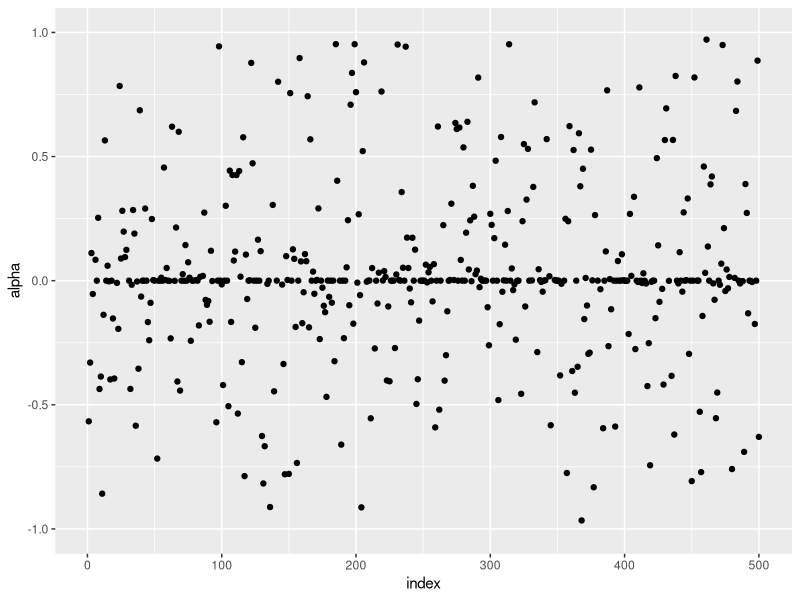
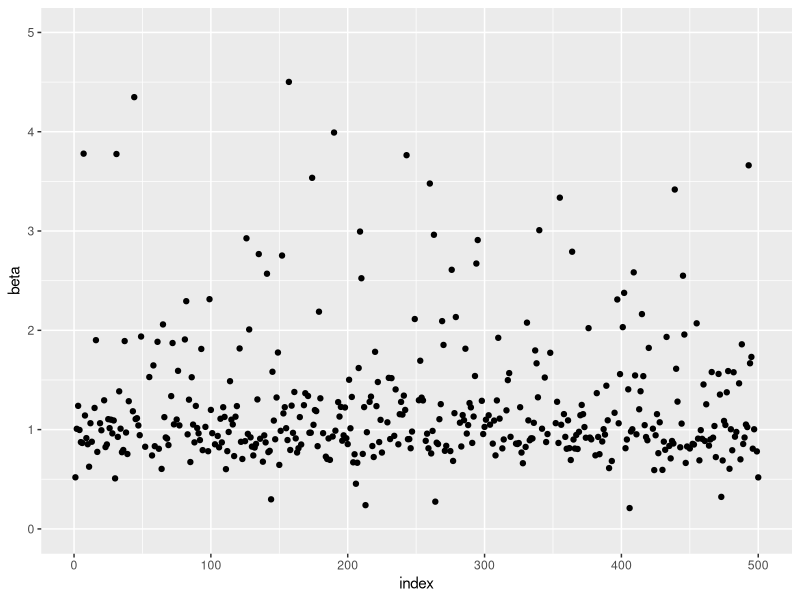
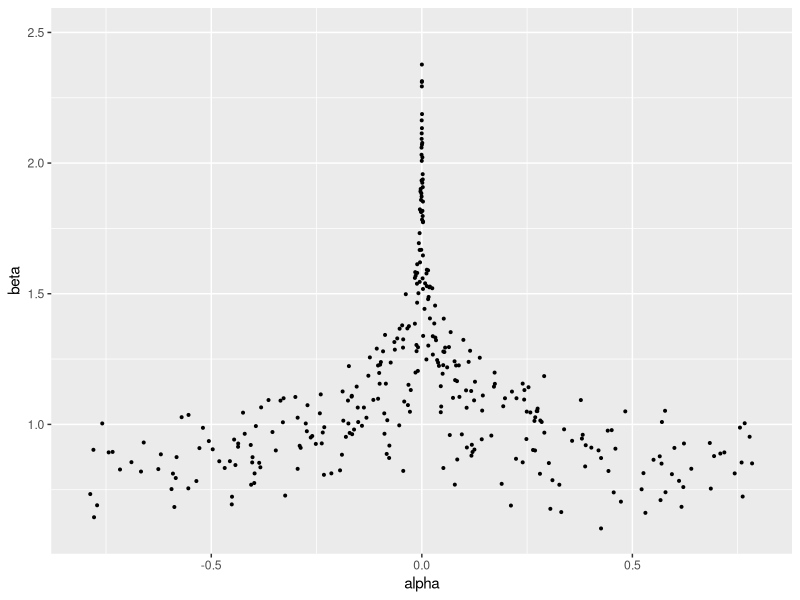

These charts were generated, in order, by the following R code:
## ---- chunk 1
knitr::opts_chunk$set(echo = TRUE)

library(tidyverse)

## ---- chunk 2
n <- 500                
x_icount <- 10        # How many x and y there is 
x_i <- 1:x_icount
# x_icount <- 10 - 3
# x_i <- c(1:3,rep(2,x_icount))
a_nul <- 0
beta_nul <- 1
gamma_nul <- 0
conff1b <- matrix(nrow=n, ncol=2)
conff1a <- matrix(nrow=n, ncol=2)
limits <- rep(0,n)
errors <- rep(0,n)
betahat <- rep(0,n)
ahat <- rep(0,n)
resulthypotese_ab <- rep(0,n)
bstar <- 1.1
crit = pchisq(0.05,df=2,lower.tail = FALSE)
beta <- function(b,c1 = 1,c2 = 0) {
  b ^ (c1 * x_i + c2)
}
for (ii in 1:n) {
  yi <- rnorm(x_icount, mean=0, sd=1)
  likelihood <- function(a,b) {
    1 / sqrt(2*pi)^x_icount * prod(exp (((- (a * b ^x_i + yi))^2)/2))
  }
  
  s <- function(b) {
    a <- sum(yi)/sum(beta(b,1,0))
    - sum( a^2 * beta(b,2,-1) * x_i)  +  sum(a * x_i * beta(b,1,-1) * yi)
  }
  
  i <- function(b) {
    a <- sum(yi)/sum(beta(b,1))
    ma <- sum(a ^ 2 * 2 * (x_i-1) * beta(b,2,-2) * x_i)-sum(a ^ 2 * x_i * (x_i-1) * beta(b,2,-2))
    ma^(-1)
  }
  
  intim <- function(b, funk1, funk2) {
    score <- funk1 
    fish <- funk2 
    bk <- b
    itt <-0
    itt1 <- 0
    itt2 <- 0 
    while(abs(score(bk) * fish(bk))>0.001) {
      itt<- itt + 1
      bk = bk + fish(bk) * score(bk)
      if (!is.finite(score(bk))==TRUE | !is.finite((fish(bk)))==TRUE) {
        cat("ERROR!", "\n")
        itt2 <- 1
        break
      }
      if (itt>5000) {
        cat("break", "\n")
        itt1 <- 1
        break(intim)
      }
    }
    c(bk,itt, itt1, itt2)
  }
  resultatintim <- intim(bstar, s, i)
  betahat[ii] <-  resultatintim[1] 
  ahat[ii] <- sum(yi)/sum(beta(betahat[ii],1,0))
  lmle <- likelihood(ahat[ii],betahat[ii])
  
  lognorm <- function(a,b) {
    -2*log(likelihood(a,b)/lmle)
  }
  
  resulthypotese_ab[ii] <- lognorm(a_nul, beta_nul)<=crit
  j11y <- 1 / (sum(beta(betahat[ii],2,0)))
  j22y <- 1 / (sum(ahat[ii] * (2 * x_i - 1) * beta(betahat[ii],2,-1) * x_i) 
               -sum(ahat[ii] * x_i *(x_i - 1)* beta(betahat[ii], 1, 0 ) * yi))
  conff1b[ii,1] <- betahat[ii] - 1.96 * sqrt(abs(j22y))
  conff1b[ii,2] <- betahat[ii] + 1.96 * sqrt(abs(j22y))
  conff1a[ii,1] <- ahat[ii] - 1.96 * sqrt(abs(j11y))
  conff1a[ii,2] <- ahat[ii] + 1.96 * sqrt(abs(j11y))
  limits[ii] <- resultatintim[3]
  errors[ii] <- resultatintim[4]
  cat("Iteration=", ii, "Limits=", sum(limits),  "Errors=",sum(errors) , "\n") 
}
cat("How many times did alpha0 end inside the confidence interval", "\n")
confresula <- which(conff1a[,1] < a_nul & conff1a[,2] > a_nul)
length(confresula)
cat("How many times did beta0 end inside the confidence interval", "\n")
confresulb <- which(conff1b[,1] < beta_nul & conff1b[,2] > beta_nul)
length(confresulb)
cat("How many was m2lognorm less or equal to the critical values", "\n")
sum(resulthypotese_ab)
## ---- chunk 3
ahat_plot <- data.frame(x=1:n, y= ahat)
betahat_plot <- data.frame(x=1:n, y= betahat)
ahat_betahat <- data.frame(x= ahat, y=betahat)
ggplot(ahat_plot, aes(x,y)) +
  geom_point() + 
  scale_y_continuous(limits=c(-1,1)) + 
  labs(x = "index", y= "alpha")
ggplot(betahat_plot, aes(x,y)) +
  geom_point() +
  scale_y_continuous(limits=c(0,5)) +
  labs(x = "index", y= "beta")
ggplot(ahat_betahat, aes(x,y)) +
  geom_point(size = 0.7) + 
  scale_y_continuous(limits=c(0.6,2.5)) +
  scale_x_continuous(limits=c(-0.8,0.8)) + 
  labs(x = "alpha", y= "beta")
## ---- chunk 4
x_icount <- 20
n <- 1
x_i <- 1:x_icount
beta_nul <- 1
gamma_nul <-0
p_waldtest_g <- rep(0,n)
conff1g <- matrix(nrow=1, ncol=2)
betahat <- rep(0,n)
ahat <- rep(0,n)
gammahat <- rep(0,n)
resulthypotese <- rep(0,n)
bstar <- 1.1
crit = pchisq(0.05,df=3,lower.tail = FALSE)
beta <- function(b,c1 = 1,c2 = 0) {
  b ^ (c1 * x_i + c2)
}

yi <- c(-0.8, 1.15, 1.82, 2.89, 1.43, 0.59, 1.09, 3.00, 2.81, 3.02, 2.39, 3.50, 3.06, 2.41, 2.81, 3.95, 4.19, 5.94, 7.06, 4.55)
likelihood <- function(a,b,g) {
  1 / sqrt(2*pi)^x_icount * prod(exp((( - (a * b ^x_i -yi + g))^2)/2))
  }
  
  s <- function(b) {
    a_s <- sum(beta(b))
    b_s <- (sum(beta(b))) / n * sum(beta(b)) 
    c_s <- (sum(beta(b))) / n * sum(yi)
    d_s <- sum(yi*beta(b))
    sahat <- (c_s-d_s)/(b_s-a_s)
    gamma <- 1 / n * sum(sahat*beta(b)-yi) 
    - sum((sahat * beta(b) + gamma - yi ) * beta(b,1,-1) * x_i* sahat)
  }
  
  i <- function(b) {
    a_s <- sum(beta(b))
    b_s <- (sum(beta(b))) / n * sum(beta(b)) 
    c_s <- (sum(beta(b))) / n * sum(yi)
    d_s <- sum(yi*beta(b))
    sahat <- (c_s-d_s)/(b_s-a_s)
    gamma <- 1 / n * sum(sahat*beta(b))- sum(yi) 
    imi <- sum(x_i * sahat * beta(b,1,-2) * ((2*x_i-1) * sahat *beta(b) + 
              gamma * (x_i-1) - ((sahat * beta(b) + gamma)) *(x_i -1)  ))
    imi^-1
  }
  
  intim <- function(b, funk1, funk2) {
    score <- funk1 
    fish <- funk2 
    bk <- b
    itt <-0
    itt1 <- 0
    itt2 <- 0 
    while(abs(score(bk) * fish(bk))>0.001) {
      itt<- itt + 1
      bk = bk + fish(bk) * score(bk)
      if (!is.finite(score(bk))==TRUE | !is.finite((fish(bk)))==TRUE) {
        cat("ERROR!", "\n")
        itt2 <- 1
        break
      }
      if (itt>5000) {
        cat("break", "\n")
        itt1 <- 1
        break(intim)
      }
    }
    c(bk,itt, itt1, itt2)
  }
  resultatintim <- intim(bstar, s, i)
  betahat <-  resultatintim[1] 
  ahat_s <- sum(beta(betahat))
  bhat_s <- (sum(beta(betahat))) / n * sum(beta(betahat)) 
  chat_s <- (sum(beta(betahat))) / n * sum(yi)
  dhat_s <- sum(yi*beta(betahat))
  ahat <- (chat_s-dhat_s)/(bhat_s-ahat_s)
  gammahat <- 1 / n * sum(ahat*beta(betahat))- sum(yi)
  lmle <- likelihood(ahat,betahat, gammahat)
  lognorm <- function(a,b,g) {
    -2*log(likelihood(a,b,g)/lmle)
  }
  
  resulthypotese <- lognorm(ahat, betahat, gamma_nul)<=crit 
  j33y <- 1 / x_icount
  waldtestg <- (gammahat-gamma_nul)^2/ j33y
  p_waldtest_g <- 2*pnorm(abs(waldtestg), lower.tail = FALSE)
  
  conff1g[,1] <- gammahat - 1.96 * sqrt(abs(j33y))
  conff1g[,2] <- gammahat + 1.96 * sqrt(abs(j33y))
cat("Was gamma0 inside the confidence interval", "\n")
confresulg <- which(conff1g[,1] < gamma_nul & conff1g[,2] > gamma_nul) 
length(confresulg)
cat("Did gamma0 pass the waldtest?", "\n")
p_waldtest_g>=0.05
cat("Was n2lognorm less than the critical value?", "\n")
sum(resulthypotese)
Param_NR <- c(ahat*betahat^x_i+gammahat)


## ---- chunk 5

likelihood_v <- function(abg) {
      1 / sqrt(2*pi)^x_icount * prod(exp((((- (abg[1] * abg[2]^x_i +abg[3] ) -yi))^2)/2))
  }
param_optim <- optim(c(0,1,0), likelihood_v)$par
lmle_optim <- likelihood(param_optim[1],param_optim[2], param_optim[3])

lognorm_optim <- function(a,b,g) {
  -2*log(likelihood(a,b,g)/lmle_optim)
  }

resulthypotese_optim <- lognorm_optim(param_optim[1], param_optim[2], gamma_nul)<=crit 
waldtestg_optim <- (param_optim[3]-gamma_nul)^2/ j33y
p_waldtest_g_optim <- 2*pnorm(abs(waldtestg_optim), lower.tail = FALSE)
conff1g_optim <- matrix(nrow=1, ncol=2)
conff1g_optim[,1] <- param_optim[3] - 1.96 * sqrt(abs(j33y))
conff1g_optim[,2] <- param_optim[3] + 1.96 * sqrt(abs(j33y))
cat("Was gamma0 inside the confidence interval", "\n")
confresulg_optim <- which(conff1g_optim[,1] < gamma_nul & conff1g_optim[,2] > gamma_nul) 
length(confresulg_optim)
cat("Did gamma0 pass the waldtest?", "\n")
p_waldtest_g_optim>=0.05
cat("Was n2lognorm less than the critical value?", "\n")
sum(resulthypotese_optim)
## ---- chunk 6
x_icount <- 20
n <- 1
x_i <- 1:20
a_nul <- 0
beta_nul <- 1
p_waldtest_b <- rep(0,n)
conff1b <- matrix(nrow=n, ncol=2)
betahat <- rep(0,n)
ahat <- rep(0,n)
bstar <- 2
resulthypotese <- rep(0,n)
crit = pchisq(0.05,df=2,lower.tail = FALSE)
beta <- function(b,c1,c2 = 0) {
  b ^ (c1 * x_i + c2)
}

  yi <- c(-0.8, 1.15, 1.82, 2.89, 1.43, 0.59, 1.09, 3.00, 2.81, 3.02, 2.39, 3.50, 3.06, 2.41, 2.81, 3.95, 4.19, 5.94, 7.06, 4.55)
  likelihood <- function(a,b) {
     1 / sqrt(2*pi)^x_icount * prod(exp(((- (a * b ^x_i -yi))^2)/2))
  }
  
  s <- function(b) {
    a <- sum(yi)/sum(beta(b,1,0))
    - sum( a^2 * beta(b,2,-1) * x_i)  +  sum(a * x_i * beta(b,1,-1) * yi)
  }
  
  i <- function(b) {
    a <- sum(yi)/sum(beta(b,1))
    ma <- sum(a ^ 2 * 2 * (x_i-1) * beta(b,2,-2) * x_i)-sum(a ^ 2 * x_i * (x_i-1) * beta(b,2,-2))
    ma^(-1)
  }
  
  intim <- function(b, funk1, funk2) {
    score <- funk1 
    fish <- funk2 
    bk <- b
    itt <-0
    itt1 <- 0
    itt2 <- 0 
    while(abs(score(bk) * fish(bk))>0.001) {
      itt<- itt + 1
      bk = bk + fish(bk) * score(bk)
      if (!is.finite(score(bk))==TRUE | !is.finite((fish(bk)))==TRUE) {
        cat("ERROR!", "\n")
        itt2 <- 1
        break
      }
      if (itt>5000) {
        cat("break", "\n")
        itt1 <- 1
        break(intim)
      }
    }
    c(bk,itt, itt1, itt2)
  }
  resultatintim <- intim(bstar, s, i)
  betahat <-  resultatintim[1] 
  ahat <- sum(yi)/sum(beta(betahat,1,0))
  lmle <- likelihood(ahat,betahat)
  
  lognorm <- function(a,b) {
    -2*log(likelihood(a,b)/lmle)
  }
  
  resulthypotese <- lognorm(ahat, beta_nul)<=crit #Alpha afhænger af beta, beta_nul indsættes 
  j22y <- 1 / (sum(ahat * (2 * x_i - 1) * beta(betahat,2,-1) * x_i) -
                 sum(ahat * x_i *(x_i - 1)* beta(betahat, 1, 0 ) * yi))
  waldtestb <- (betahat-beta_nul) ^ 2 / j22y
  p_waldtest_b <- 2*pnorm(abs(waldtestb), lower.tail = FALSE)
  conff1b[,1] <- betahat - 1.96 * sqrt(abs(j22y))
  conff1b[,2] <- betahat + 1.96 * sqrt(abs(j22y))
cat("Was beta0 inside the confidence interval", "\n")
confresulb <- which(conff1b[,1] < beta_nul & conff1b[,2] > beta_nul) 
length(confresulb)
cat("Did beta0 pass the waldtest?", "\n")
p_waldtest_b>=0.05
cat("Was n2lognorm less than the critical value?", "\n")
sum(resulthypotese)

    

## ---- chunk 7

likelihood_v <- function(ab) {
       1 / sqrt(2*pi)^x_icount * prod(exp((((- (ab[1] * ab[2]^x_i) -yi))^2)/2))
  }
param_optim <- optim(c(0,1), likelihood_v)$par
lmle_optim <- likelihood(param_optim[1],param_optim[2])

lognorm_optim <- function(ab) {
  -2*log(likelihood_v(ab)/lmle_optim)
  }



resulthypotese_optim <- lognorm_optim(c(param_optim[1], beta_nul))<=crit 
j22y <- 1 / (sum(param_optim[1] * (2 * x_i - 1) * beta(param_optim[2],2,-1) * x_i) -
                 sum(param_optim[1] * x_i *(x_i - 1)* beta(param_optim[2], 1, 0 ) * yi))
waldtestb_optim <- (param_optim[2]-beta_nul)^2/ j22y
p_waldtest_b_optim <- 2*pnorm(abs(waldtestb_optim), lower.tail = FALSE)
conff1b_optim <- matrix(nrow=1, ncol=2)
conff1b_optim[,1] <- param_optim[2] - 1.96 * sqrt(abs(j22y))
conff1b_optim[,2] <- param_optim[2] + 1.96 * sqrt(abs(j22y))
cat("Was beta0 inside the confidence interval", "\n")
confresulb_optim <- which(conff1b_optim[,1] < beta_nul & conff1b_optim[,2] > beta_nul) 
length(confresulb_optim)
cat("Did beta0 pass the waldtest?", "\n")
p_waldtest_b_optim>=0.05
cat("Was n2lognorm less than the critical value?", "\n")
sum(resulthypotese_optim)

## ---- chunk 8

